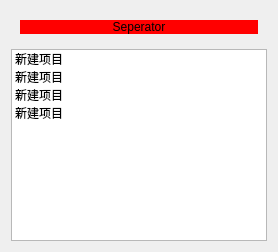
     <widget class="QWidget" name="tab_9">
      <attribute name="title">
       <string>|</string>
      </attribute>
      <layout class="QVBoxLayout" name="verticalLayout">
       <item>
        <widget class="MOverlay" name="widget" native="true">
         <property name="stretch" stdset="0">
          <string>Center</string>
         </property>
         <property name="direction" stdset="0">
          <string>N</string>
         </property>
         <layout class="QVBoxLayout" name="verticalLayout_60">
          <item>
           <widget class="QLabel" name="label_3">
            <property name="styleSheet">
             <string notr="true">background:red</string>
            </property>
            <property name="text">
             <string>Seperator</string>
            </property>
            <property name="alignment">
             <set>Qt::AlignCenter</set>
            </property>
           </widget>
          </item>
         </layout>
        </widget>
       </item>
       <item>
        <widget class="QListWidget" name="listWidget_22">
         <property name="selectionMode">
          <enum>QAbstractItemView::MultiSelection</enum>
         </property>
         <property name="selectionRectVisible">
          <bool>true</bool>
         </property>
         <item>
          <property name="text">
           <string>新建项目</string>
          </property>
         </item>
         <item>
          <property name="text">
           <string>新建项目</string>
          </property>
         </item>
         <item>
          <property name="text">
           <string>新建项目</string>
          </property>
         </item>
         <item>
          <property name="text">
           <string>新建项目</string>
          </property>
         </item>
        </widget>
       </item>
      </layout>
     </widget>
